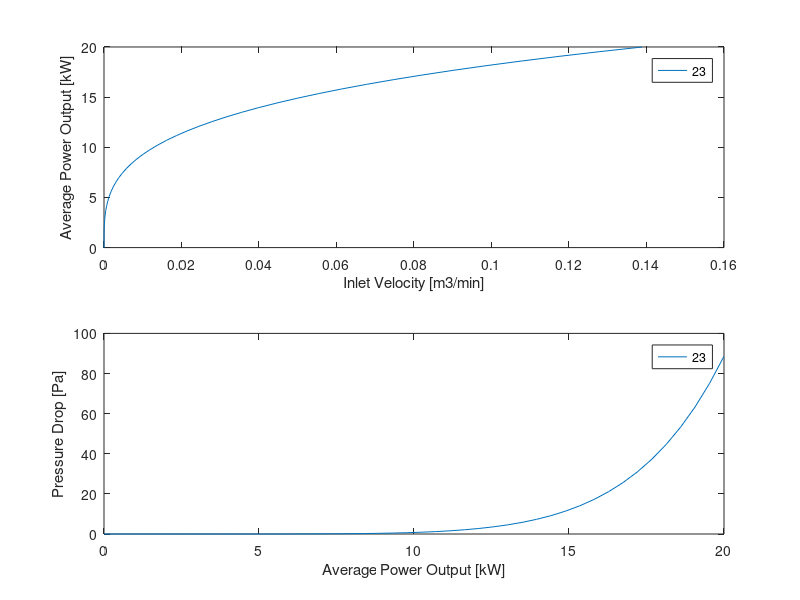

MATLAB code for this plot:
%% Bank of Tubes Analysis on Subpack Cooling
clear all 
% close all
%% Assumptions
%Nusselt Number correlation does not technically hold true since our flow
%regieme changes as a function of our velocity, however it is a decent
%enough of an approximation

%Average internal resistance of cell used
%Entropic heat not accounted for

%Air properties only evaluated at 30C and 50C
%% Parameters
P_avg = 18.6; % [kW] Average power 
P_max = 20; % [kW] Max power 


%Cell Spacing (from center of one cell to another)
% s_t = 23*10^-3; % [m] traverse spacing
s_l = 24*10^-3; % [m] longitudinal spacing
s_t = 23e-3; 
%s_t = 23e-3: 0.5e-3 : 24e-3; % [m] longitudinal spacing
%s_d = sqrt(s_l^2 + s_t^2); %[m] diagonal spacing

%Constants Based on Cell Config 
%C1= 0.35*(s_t/s_l)^(1/5);
%C1 = 0.9;
C2 = 0.95;
m = 0.6;

%Cell Properties
T_cell_max = 55; %[C] 
T_ambient = 35; %[C]
N_rows = 12; % Number of rows
N_cells = 6; % Number of cells per row
totalcells = N_rows*N_cells;
D_cell = 21.55 *10^-3; %[m] Cell diameter
R_cell = D_cell/2; % [m] Cell radius
k_cell = 2.21; %[W /m K] 
L_cell = 70.15*10^-3; % [m] Cell length/height
SA_cell = 0.5*(L_cell-12.7*10^-3)*2*pi*R_cell; %[m^2] Surface Area of cell
R_internal = 0.0087; % [Ohms]

% %Air Properties at 30 C
% rho = 1.164; % [kg/m^3]
% Cp = 1006; % [J/kg K]
% mu = 18.72*10^-6; % [N s/m^2]
% k = 26.62*10^-3; % [W/m K] 
% Pr = mu*Cp/k; %

%Air Properties at 35 C
rho = 1.1459; % [kg/m^3]
Cp = 1006.7; % [J/kg K]
mu = 18.915*10^-6; % [N s/m^2]
k = 26.71*10^-3; % [W/m K] 
Pr = mu*Cp/k; %

% %Air Properties at 50 C (Surface Temp)
% rho_s = 1.093; % [kg/m^3]
% Cp_s = 1007; % [J/kg K]
% mu_s = 19.53*10^-6; % [N s/m^2]
% k_s = 28.08*10^-3; % [W/m K]
% Pr_s = mu_s*Cp_s/k_s; 

%Air Properties at 55 C (Surface Temp)
rho_s = 1.0759; % [kg/m^3]
Cp_s = 1007.7; % [J/kg K]
mu_s = 19.835*10^-6; % [N s/m^2]
k_s = 28.16*10^-3; % [W/m K]
Pr_s = mu_s*Cp_s/k_s; %


%Pack Properties
V_nom = 432; % [V]



%% Calculations

% For s_l = 24 mm

%Matrix Initialization
n = 40; % number of intervals
P = 0:P_avg/n:P_max;
V_inlet = size(P);
P_delta = size(P);

for j = 1:length(s_t)
    for i = 1:length(P)
        P_avg = P(i);
        %Heat generation and temperature calcs
        I = (P_avg*1000/V_nom)/3; %[A]
        q_total = I^2*R_internal; % [W]
        q_vol_gen = q_total/(pi*R_cell^2*L_cell); % [W/m^3]
        T_s = T_cell_max-(q_vol_gen*R_cell^2)/(4*k_cell); % [K]
        
        %Heat transfer coefficient 
        h= q_total/((T_s-T_ambient)*SA_cell);
        
        %Flow characteristics
        C1 = 0.35*(s_t(j)/s_l)^(1/5);
        Nu = h*D_cell/k_s;
        Re_max = (Nu/(C1*C2*Pr^0.36*(Pr/Pr_s)^0.25))^(1/m);
        
        %Checking where max velocity occurs

        s_d(j) = sqrt(s_l^2 + (s_t(j)/2)^2); %[m] diagonal spacing

        A1 = (s_t(j)-D_cell);
        A2 = 2*(s_d(j)-D_cell);
        if A2<A1
            V_max = Re_max*mu/(rho*2*(s_d(j)-D_cell)); %Vmax is at A2, denominator is just diameter
            V_inlet(j,i) = V_max*2*(s_d(j)-D_cell)/s_t(j);
        else
            V_max = Re_max*mu/(D_cell); %Vmax is at A1
            V_inlet(j,i) = V_max*(s_t(j)-D_cell)/s_t(j);
        end
        
        %Pressure Drop
        
        P_l = s_l/D_cell;
        P_t = s_t(j)/D_cell;
        Pans = (P_t-1)/(P_l-1);
        P_ratio = P_t/P_l;

        %Rough estimates of pressure drop coefficient
        X= 1.1; % staggered graph
        f = 0.9; % staggered graph
        P_delta(j,i) = N_rows*X*(rho*V_max^2/2)*f; %[Pa]
    
    end
end

%% Plotting
figure()
subplot(2,1,1)
plot(V_inlet*0.01018*60,P);
xlabel('Inlet Velocity [m3/min]')
ylabel('Average Power Output [kW]')
legend('23','23.5','24','24.5','25','25.5','26','26.5','27')

subplot(2,1,2)
plot(P,P_delta)
ylabel('Pressure Drop [Pa]')
xlabel('Average Power Output [kW]')
legend('23','23.5','24','24.5','25','25.5','26','26.5','27')
